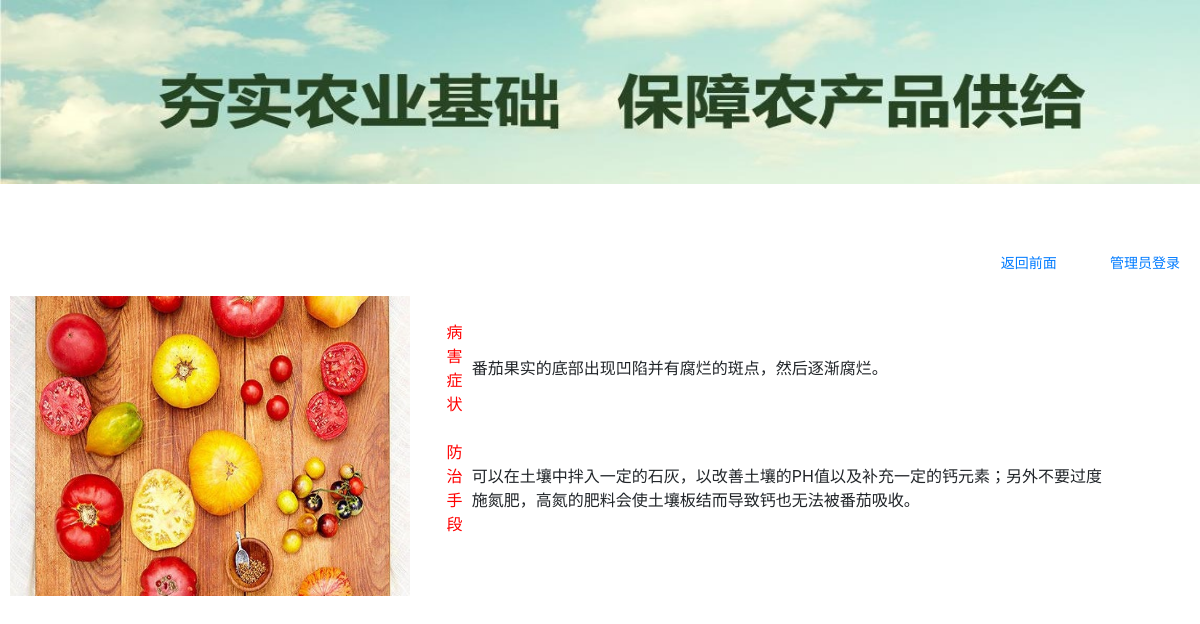
Screenshot of /binghai/main.php?id=1 with the database file from the repository.
### tables this page shows
CREATE TABLE `binghai`  (
  `id` int(11) NOT NULL AUTO_INCREMENT,
  `bid` text NULL,
  `bname` varchar(255) NOT NULL,
  `bimage` varchar(255) NOT NULL,
  `shijian` datetime NOT NULL,
  `zhengzhuang` varchar(1000) NOT NULL,
  `fangzhi` varchar(1000) NOT NULL,
  PRIMARY KEY (`id`) USING BTREE
);

### binghai/main.php (the view, shortened to what this page needs)
<!doctype html>
<html>
<head>
<link href="css/index.css" rel="stylesheet">
<link rel="stylesheet" type="text/css" href="css/bootstrap.css">
</head>
<body>
	<center>
<?php
 $conn = mysqli_connect(HOST,USER,PASS,DBNAME) or die("数据库服务器连接错误".mysqli_connect_error());
mysqli_set_charset($conn,"utf8");
  $id  = $_GET['id'];
  $sql = "select * from binghai where id =".$id;
$result = mysqli_query($conn,$sql);
$row = mysqli_fetch_object($result);
?>
<div class="rdimg" >
	<img src="image/rdimg.jpg" width="100%" height="80%">
	</div>
	<div class="h1" align="right">
		<h1><a href="shouye.php">返回前面</a>&nbsp;&nbsp;&nbsp;&nbsp;&nbsp;<a href="login.php">管理员登录</a></h1></div>
<div id="wai">
<div class="divleft">
					<img src="<?php echo $row->bimage;?>" width="400" height="300">
				</div>
				<div class="divright">
				 <table width="80%"  border="0" cellpadding="0" cellspacing="0" bgcolor="#FFFFFF">
					<br>
					<tr>
						<td><font color="red">病害<br>症状</font></td>
						<td><?php echo $row->zhengzhuang;?></td>
					</tr>
					<tr>
						<th><br /></th>
					</tr>
					<tr>
						<td><font color="red">防治<br>手段</font></td>
					<td><?php echo $row->fangzhi;?></td>
				</tr>
                        </table>
          </div>
</div>
</center>
</body>
</html>

### binghai/css/index.css (style rules this page uses)
body { background-color: #F1F2F6; margin: 0 auto; padding:0; }
a { font-size: 14px; text-decoration: none; color: #000000; }
.h1 { margin-right: 20px; }
.rdimg { height:230px; width: 100%; background-repeat:no-repeat; background-size:cover; }

### binghai/main.php (style rules this page uses)
#wai { width:100%; padding:10px; overflow:hidden }
.divleft { float:left; width:30%; }
.divright { float:right; width:70%; }

### rows the page displays
binghai: bimage (picture), zhengzhuang "番茄果实的底部出现凹陷并有腐烂的斑点，然后逐渐腐烂。", fangzhi "可以在土壤中拌入一定的石灰，以改善土壤的PH值以及补充一定的钙元素；另外不要过度施氮肥，高氮的肥料会使土壤板结而导致钙也无法被番茄吸收。"
